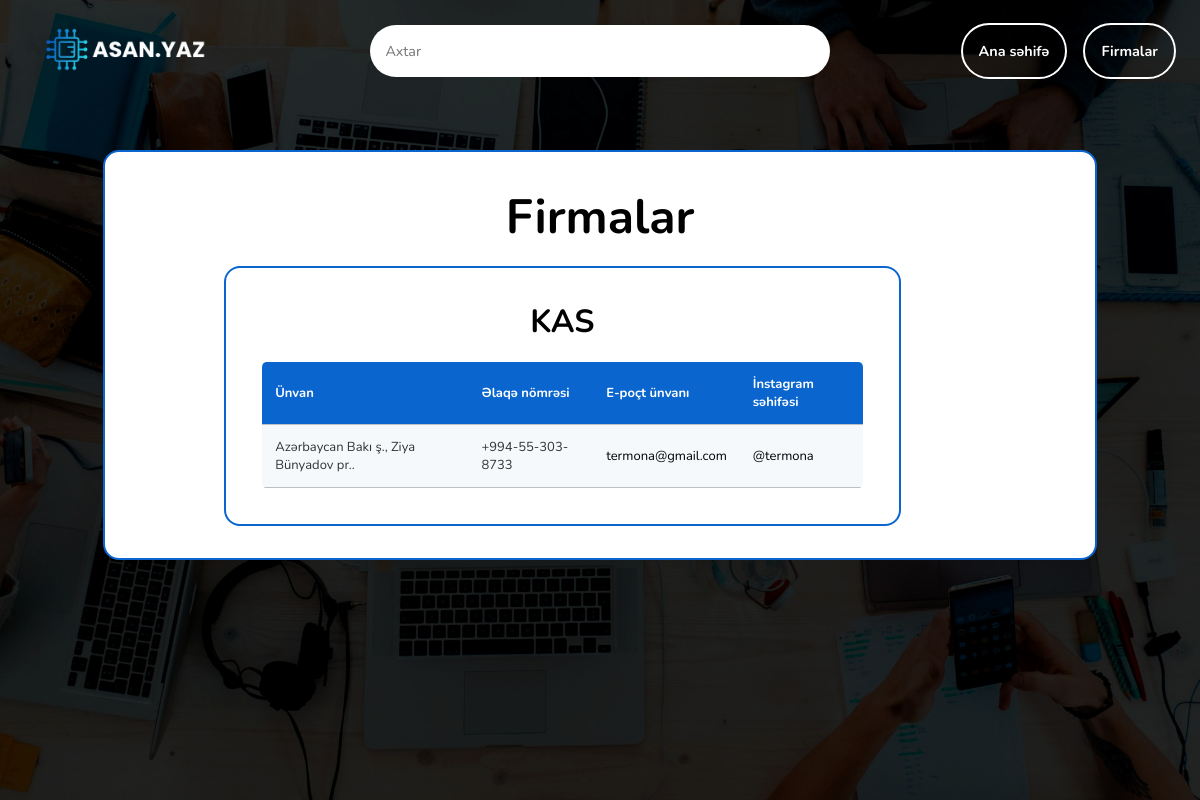
The page /firmalar/ on the database as committed earlier.
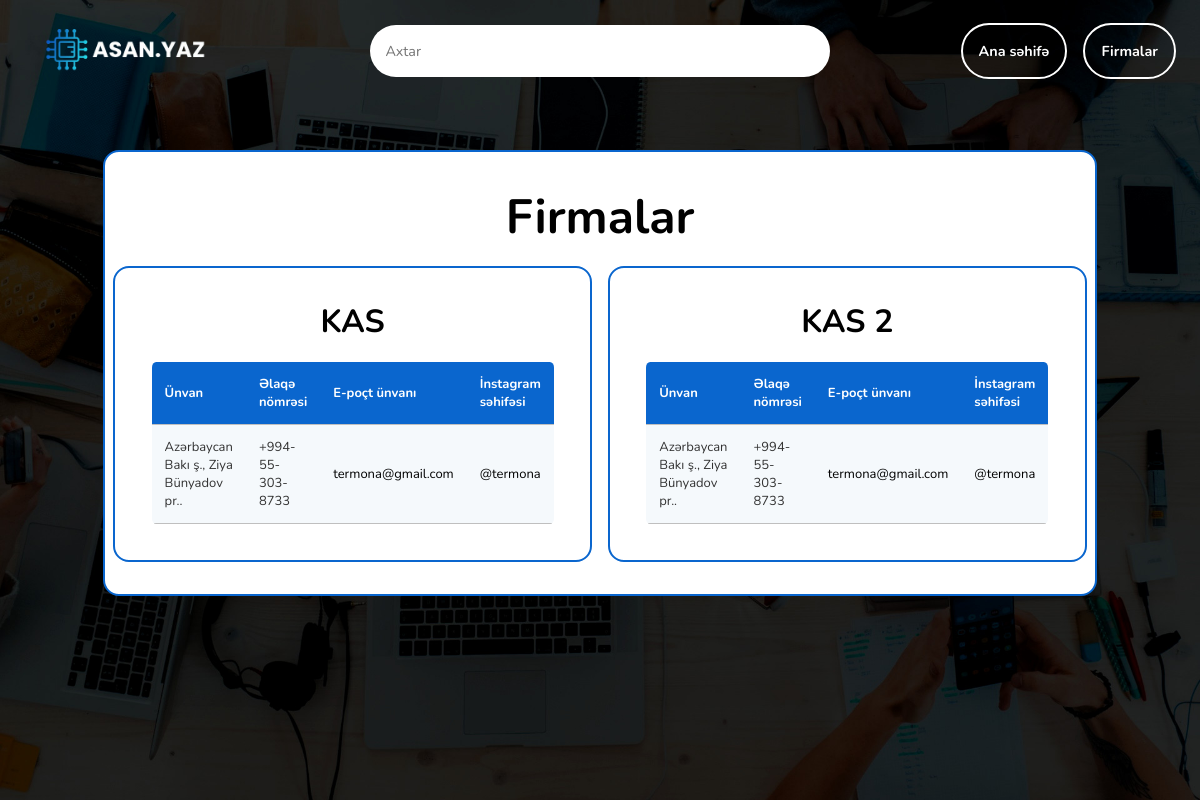
The same page on the database as committed later.
### asan/models.py (models this page shows, shortened)
class Firmalar(models.Model):
  firma_adi = models.CharField(max_length=100)
  haqqinda = models.TextField(blank=True)
  magaza = models.ForeignKey(Magazalar, on_delete=models.SET_NULL, null=True)
  class Meta:
    verbose_name_plural = 'Firmalar'

class Magazalar(models.Model):
  magaza_adi = models.CharField(max_length=100)
  unvan = models.CharField(max_length=200)
  elaqe = models.CharField(max_length=20)
  email = models.EmailField(max_length=254)
  instagram = models.CharField(max_length=100)
  class Meta:
    verbose_name_plural = 'Magazalar'

### asan/views.py (the view)
# urls.py: path('firmalar/', views.firmalar, name='firmalar'),
def firmalar(request):
  all_firmalar = Firmalar.objects.all()
  magazalar = Magazalar.objects.all()
  context = {
    'firmalar': all_firmalar,
    'magazalar': magazalar
  }
  return render(request, 'asan/firmalar.html', context=context)

### asan/templates/asan/firmalar.html (shortened to what this page needs)
{% extends "asan/base.html" %}
{% load static %}
{% block css_styles %}
  <link rel="stylesheet" href="{% static "asan/firmalar.css" %}">
{% endblock css_styles %}
{% block content %}
<div class="container">
  <div>
    <h1 class='heading'>Firmalar</h1>
    <ul class="firmalar">
      {% for firma in firmalar %}
        <div class="firma">
          <a class="firma_link" href="{% url "firma" firma.firma_adi %}">{{ firma.firma_adi }}</a>
          <div>
            <table class="rwd-table">
              <tr>
                <th>Ünvan</th>
                <th>Əlaqə nömrəsi</th>
                <th>E-poçt ünvanı</th>
                <th>İnstagram səhifəsi</th>
              </tr>
              <tr>
                <td>{{ firma.magaza.unvan }}</td>
                <td>{{ firma.magaza.elaqe }}</td>
                <td><a href="mailto:{{ firma.magaza.email }}">{{ firma.magaza.email }}</a></td>
                <td><a href="https://www.instagram.com/{{ firma.magaza.instagram }}">@{{ firma.magaza.instagram }}</a></td>
              </tr>
            </table>
          </div>
        </div>
      {% endfor %}
    </ul>
  </div>
</div>
{% endblock content %}

Rows that differ between the two databases and show on the page:
added Firmalar: firma_adi "KAS 2", magaza.unvan "Azərbaycan Bakı ş., Ziya Bünyadov pr..", magaza.elaqe "+994-55-303-8733", magaza.email "termona@gmail.com", magaza.instagram "termona"
